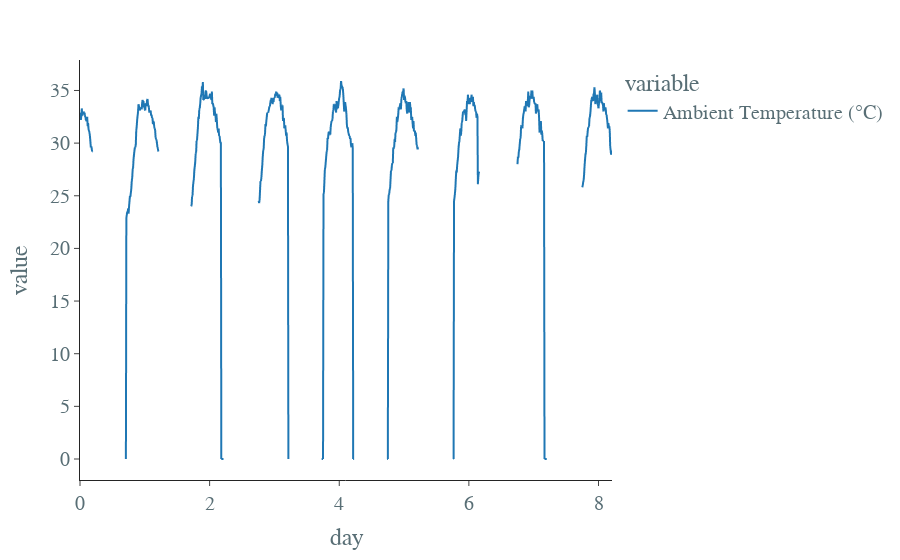
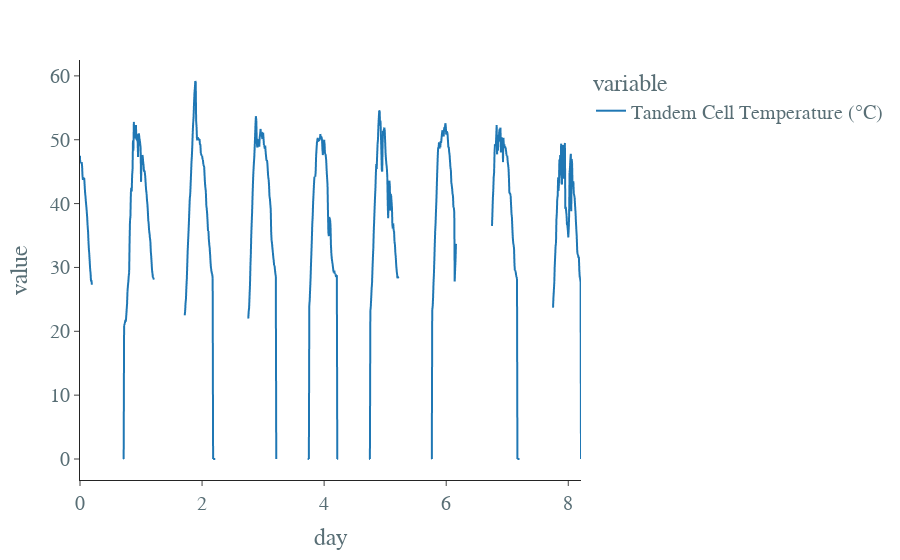
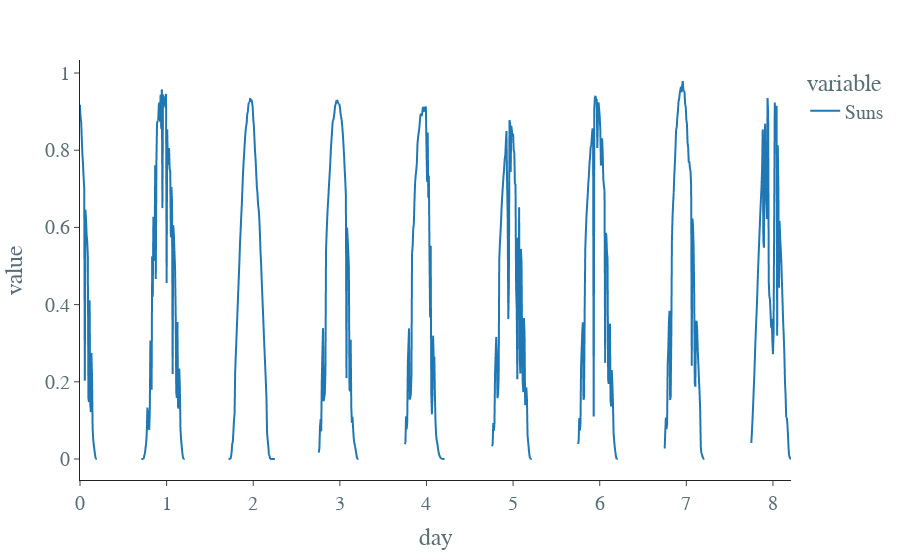
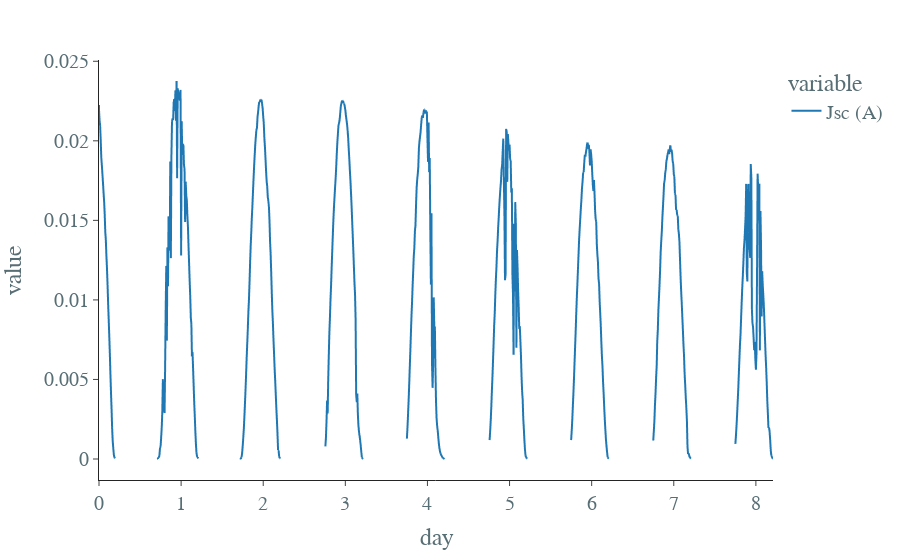

Notebook cell for these charts, in order:
### Code cell
fig = plotly_elements ()
fig = px.line (
    df [column], 
    template = template
)
fig.update_layout (
    xaxis_title = r'day',
#     yaxis_title = r'$\textrm{Spektralno zračenje / }\mathrm{W m^{-2} nm^{-1}}$',
#     legend_title = "Air Mass",
    ** layout
)
fig.show ()

### Figure 1 — Plotly figure (JSON) as saved in the notebook; plotly's stock layout.template omitted (floating-point values rounded to 4 significant figures; data arrays with more than 128 entries replaced by an {"elided": "..."} marker saying what was removed)
{"data": [{"hovertemplate": "variable=Ambient Temperature (°C)<br>Days=%{x}<br>value=%{y}<extra></extra>", "legendgroup": "Ambient Temperature (°C)", "line": {"color": "#1F77B4", "dash": "solid"}, "mode": "lines", "name": "Ambient Temperature (°C)", "showlegend": true, "type": "scattergl", "x": {"elided": "1184 float values"}, "xaxis": "x", "y": {"elided": "1184 float values"}, "yaxis": "y"}], "layout": {"font": {"color": "#586e75", "family": "League Gothic", "size": 20}, "legend": {"title": {"text": "variable"}, "tracegroupgap": 0}, "margin": {"t": 60}, "paper_bgcolor": "rgba(0,0,0,0)", "plot_bgcolor": "rgba(0,0,0,0)", "xaxis": {"anchor": "y", "domain": [0, 1], "title": {"text": "day"}}, "yaxis": {"anchor": "x", "domain": [0, 1], "title": {"text": "value"}}}}

### Figure 2 — Plotly figure (JSON) as saved in the notebook; plotly's stock layout.template omitted (floating-point values rounded to 4 significant figures; data arrays with more than 128 entries replaced by an {"elided": "..."} marker saying what was removed)
{"data": [{"hovertemplate": "variable=Tandem Cell Temperature (°C)<br>Days=%{x}<br>value=%{y}<extra></extra>", "legendgroup": "Tandem Cell Temperature (°C)", "line": {"color": "#1F77B4", "dash": "solid"}, "mode": "lines", "name": "Tandem Cell Temperature (°C)", "showlegend": true, "type": "scattergl", "x": {"elided": "1184 float values"}, "xaxis": "x", "y": {"elided": "1184 float values"}, "yaxis": "y"}], "layout": {"font": {"color": "#586e75", "family": "League Gothic", "size": 20}, "legend": {"title": {"text": "variable"}, "tracegroupgap": 0}, "margin": {"t": 60}, "paper_bgcolor": "rgba(0,0,0,0)", "plot_bgcolor": "rgba(0,0,0,0)", "xaxis": {"anchor": "y", "domain": [0, 1], "title": {"text": "day"}}, "yaxis": {"anchor": "x", "domain": [0, 1], "title": {"text": "value"}}}}

### Figure 3 — Plotly figure (JSON) as saved in the notebook; plotly's stock layout.template omitted (floating-point values rounded to 4 significant figures; data arrays with more than 128 entries replaced by an {"elided": "..."} marker saying what was removed)
{"data": [{"hovertemplate": "variable=Suns<br>Days=%{x}<br>value=%{y}<extra></extra>", "legendgroup": "Suns", "line": {"color": "#1F77B4", "dash": "solid"}, "mode": "lines", "name": "Suns", "showlegend": true, "type": "scattergl", "x": {"elided": "1184 float values"}, "xaxis": "x", "y": {"elided": "1184 float values"}, "yaxis": "y"}], "layout": {"font": {"color": "#586e75", "family": "League Gothic", "size": 20}, "legend": {"title": {"text": "variable"}, "tracegroupgap": 0}, "margin": {"t": 60}, "paper_bgcolor": "rgba(0,0,0,0)", "plot_bgcolor": "rgba(0,0,0,0)", "xaxis": {"anchor": "y", "domain": [0, 1], "title": {"text": "day"}}, "yaxis": {"anchor": "x", "domain": [0, 1], "title": {"text": "value"}}}}

### Figure 4 — Plotly figure (JSON) as saved in the notebook; plotly's stock layout.template omitted (floating-point values rounded to 4 significant figures; data arrays with more than 128 entries replaced by an {"elided": "..."} marker saying what was removed)
{"data": [{"hovertemplate": "variable=Jsc (A)<br>Days=%{x}<br>value=%{y}<extra></extra>", "legendgroup": "Jsc (A)", "line": {"color": "#1F77B4", "dash": "solid"}, "mode": "lines", "name": "Jsc (A)", "showlegend": true, "type": "scattergl", "x": {"elided": "1184 float values"}, "xaxis": "x", "y": {"elided": "1184 float values"}, "yaxis": "y"}], "layout": {"font": {"color": "#586e75", "family": "League Gothic", "size": 20}, "legend": {"title": {"text": "variable"}, "tracegroupgap": 0}, "margin": {"t": 60}, "paper_bgcolor": "rgba(0,0,0,0)", "plot_bgcolor": "rgba(0,0,0,0)", "xaxis": {"anchor": "y", "domain": [0, 1], "title": {"text": "day"}}, "yaxis": {"anchor": "x", "domain": [0, 1], "title": {"text": "value"}}}}
